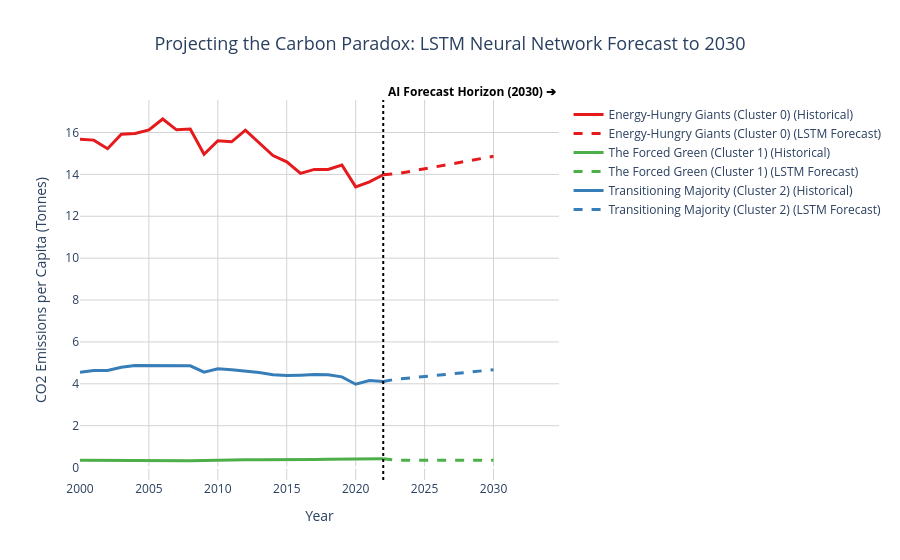

Notebook cell for this chart:
### Markdown cell above
### 10.3 Autoregressive Forecasting: Projecting the Carbon Paradox to 2030

With the LSTM model successfully trained and validated, the final analytical phase involves forecasting per capita CO2 emissions up to the year 2030. This projection utilizes a **"Business-as-Usual" (BAU) scenario**. Under this framework, the structural energy parameters (Energy Intensity, Electricity Access, and Renewable Share) are held constant at their 2022 levels, while the LSTM's recurrent memory cells autoregressively project the trajectory of carbon emissions based on historical momentum. 

An iterative sliding window approach is employed: the model predicts the emissions for $T+1$, appends this prediction to the sequence, drops the oldest temporal record, and predicts $T+2$. The resulting forecasted tensors are subsequently inverse-transformed to their original scale (tonnes of CO2) and aggregated by the previously established K-Means clusters. The final visualization provides a continuous, interactive trajectory from historical actuals (2000-2022) to deep-learning-driven forecasts (2023-2030).

### Code cell
import plotly.graph_objects as go
import pandas as pd
import numpy as np
import torch

# ==========================================
# Step 1: Autoregressive Forecast (2023-2030)
# ==========================================
model.eval()
future_years = list(range(2023, 2031))
forecast_results = []

# Get the cluster labels from our 2021 cross-section to map them later
cluster_map = df_clustering_2021.set_index('Code')['Cluster_Name'].to_dict()

with torch.no_grad():
    for code in df_lstm['Code'].unique():
        if code not in cluster_map:
            continue # Skip if we don't have a cluster label for this country
            
        country_data = df_lstm_scaled[df_lstm_scaled['Code'] == code][lstm_features].values
        
        if len(country_data) >= SEQ_LENGTH:
            # Get the last available 5-year window (2018-2022)
            current_seq = country_data[-SEQ_LENGTH:].copy()
            
            for year in future_years:
                # Prepare tensor for prediction
                seq_tensor = torch.tensor(current_seq, dtype=torch.float32).unsqueeze(0)
                pred_co2_scaled = model(seq_tensor).item()
                
                # Record the prediction
                forecast_results.append({
                    'Code': code,
                    'Year': year,
                    'Cluster_Name': cluster_map[code],
                    'CO2_Per_Capita_Scaled': pred_co2_scaled
                })
                
                # Update the sequence for the next year's prediction (Business-as-Usual assumption)
                # Keep Energy_Intensity, Elec_Access, Renew_Share constant at the last known value
                new_step = current_seq[-1].copy()
                new_step[3] = pred_co2_scaled # Update the CO2 feature with the new prediction
                
                # Slide the window
                current_seq = np.vstack((current_seq[1:], new_step))

# ==========================================
# Step 2: Inverse Transform and Aggregate Data
# ==========================================
df_forecast = pd.DataFrame(forecast_results)

# Inverse transform the scaled predictions back to actual CO2 tonnes
df_forecast['CO2_Per_Capita'] = scaler_y.inverse_transform(df_forecast[['CO2_Per_Capita_Scaled']])

# Calculate mean projections per cluster
df_proj_cluster = df_forecast.groupby(['Year', 'Cluster_Name'])['CO2_Per_Capita'].mean().reset_index()

# FIX HERE: Map the 2021 cluster labels back to the historical LSTM dataset
df_lstm_mapped = df_lstm.copy()
df_lstm_mapped['Cluster_Name'] = df_lstm_mapped['Code'].map(cluster_map)
df_lstm_mapped = df_lstm_mapped.dropna(subset=['Cluster_Name']) # Remove any unmapped regions

# Calculate historical means per cluster for the plot
df_hist_cluster = df_lstm_mapped.groupby(['Year', 'Cluster_Name'])['CO2_Per_Capita'].mean().reset_index()

# ==========================================
# Step 3: Interactive Plotly Fan Chart
# ==========================================
fig_forecast = go.Figure()

colors = {
    'Energy-Hungry Giants (Cluster 0)': '#e41a1c',
    'The Forced Green (Cluster 1)': '#4daf4a',
    'Transitioning Majority (Cluster 2)': '#377eb8'
}

for cluster in colors.keys():
    # 1. Plot Historical Data (Solid Lines)
    hist_data = df_hist_cluster[df_hist_cluster['Cluster_Name'] == cluster]
    fig_forecast.add_trace(go.Scatter(
        x=hist_data['Year'], y=hist_data['CO2_Per_Capita'],
        mode='lines', name=f'{cluster} (Historical)',
        line=dict(color=colors[cluster], width=3)
    ))
    
    # 2. Plot Forecast Data (Dashed Lines)
    # To connect the lines seamlessly, we need the 2022 data point from the historical data
    last_hist_point = hist_data[hist_data['Year'] == 2022]
    proj_data = df_proj_cluster[df_proj_cluster['Cluster_Name'] == cluster]
    combined_proj = pd.concat([last_hist_point, proj_data])
    
    fig_forecast.add_trace(go.Scatter(
        x=combined_proj['Year'], y=combined_proj['CO2_Per_Capita'],
        mode='lines', name=f'{cluster} (LSTM Forecast)',
        line=dict(color=colors[cluster], width=3, dash='dash')
    ))

# Add a vertical line to indicate the start of the forecast horizon
fig_forecast.add_vline(x=2022, line_width=2, line_dash="dot", line_color="black")

fig_forecast.add_annotation(
    x=2022.2,
    y=1.05,
    yref="paper",
    text="AI Forecast Horizon (2030) ➔", 
    showarrow=False, 
    font=dict(size=12, color="black", weight="bold"),
    xanchor="left"
)

fig_forecast.update_layout(
    title=dict(text="Projecting the Carbon Paradox: LSTM Neural Network Forecast to 2030", font=dict(size=18), x=0.5),
    xaxis_title="Year",
    yaxis_title="CO2 Emissions per Capita (Tonnes)",
    hovermode="x unified",
  
    legend=dict(
        yanchor="top", 
        y=1, 
        xanchor="left", 
        x=1.02,
        bgcolor="rgba(255, 255, 255, 0.8)"
    ),
    plot_bgcolor='white',
    xaxis=dict(showgrid=True, gridcolor='lightgray'),
    yaxis=dict(showgrid=True, gridcolor='lightgray'),
    margin=dict(r=150)
)

fig_forecast.show()

### Figure 1 — Plotly figure (JSON) as saved in the notebook; plotly's stock layout.template omitted (floating-point values rounded to 4 significant figures)
{"data": [{"line": {"color": "#e41a1c", "width": 3}, "mode": "lines", "name": "Energy-Hungry Giants (Cluster 0) (Historical)", "type": "scatter", "x": [2000, 2001, 2002, 2003, 2004, 2005, 2006, 2007, 2008, 2009, 2010, 2011, 2012, 2013, 2014, 2015, 2016, 2017, 2018, 2019, 2020, 2021, 2022], "y": [15.67, 15.64, 15.23, 15.92, 15.95, 16.12, 16.64, 16.13, 16.17, 14.96, 15.6, 15.56, 16.11, 15.5, 14.9, 14.6, 14.05, 14.24, 14.24, 14.45, 13.4, 13.64, 13.98]}, {"line": {"color": "#e41a1c", "dash": "dash", "width": 3}, "mode": "lines", "name": "Energy-Hungry Giants (Cluster 0) (LSTM Forecast)", "type": "scatter", "x": [2022, 2023, 2024, 2025, 2026, 2027, 2028, 2029, 2030], "y": [13.98, 14.04, 14.15, 14.26, 14.39, 14.51, 14.63, 14.75, 14.86]}, {"line": {"color": "#4daf4a", "width": 3}, "mode": "lines", "name": "The Forced Green (Cluster 1) (Historical)", "type": "scatter", "x": [2000, 2001, 2002, 2003, 2004, 2005, 2006, 2007, 2008, 2009, 2010, 2011, 2012, 2013, 2014, 2015, 2016, 2017, 2018, 2019, 2020, 2021, 2022], "y": [0.346, 0.3434, 0.3145, 0.3208, 0.3229, 0.332, 0.3323, 0.3256, 0.3243, 0.3336, 0.3566, 0.3612, 0.3685, 0.3683, 0.3672, 0.3805, 0.3822, 0.388, 0.4014, 0.4129, 0.393, 0.4152, 0.4231]}, {"line": {"color": "#4daf4a", "dash": "dash", "width": 3}, "mode": "lines", "name": "The Forced Green (Cluster 1) (LSTM Forecast)", "type": "scatter", "x": [2022, 2023, 2024, 2025, 2026, 2027, 2028, 2029, 2030], "y": [0.4231, 0.3468, 0.3524, 0.3528, 0.3519, 0.3513, 0.3508, 0.3515, 0.3521]}, {"line": {"color": "#377eb8", "width": 3}, "mode": "lines", "name": "Transitioning Majority (Cluster 2) (Historical)", "type": "scatter", "x": [2000, 2001, 2002, 2003, 2004, 2005, 2006, 2007, 2008, 2009, 2010, 2011, 2012, 2013, 2014, 2015, 2016, 2017, 2018, 2019, 2020, 2021, 2022], "y": [4.551, 4.639, 4.637, 4.79, 4.869, 4.864, 4.892, 4.883, 4.857, 4.558, 4.716, 4.676, 4.615, 4.543, 4.433, 4.393, 4.41, 4.44, 4.428, 4.33, 3.98, 4.156, 4.112]}, {"line": {"color": "#377eb8", "dash": "dash", "width": 3}, "mode": "lines", "name": "Transitioning Majority (Cluster 2) (LSTM Forecast)", "type": "scatter", "x": [2022, 2023, 2024, 2025, 2026, 2027, 2028, 2029, 2030], "y": [4.112, 4.232, 4.282, 4.349, 4.418, 4.484, 4.549, 4.612, 4.674]}], "layout": {"annotations": [{"font": {"color": "black", "size": 12, "weight": "bold"}, "showarrow": false, "text": "AI Forecast Horizon (2030) ➔", "x": 2022.0, "xanchor": "left", "y": 1.05, "yref": "paper"}], "hovermode": "x unified", "legend": {"bgcolor": "rgba(255, 255, 255, 0.8)", "x": 1.02, "xanchor": "left", "y": 1, "yanchor": "top"}, "margin": {"r": 150}, "plot_bgcolor": "white", "shapes": [{"line": {"color": "black", "dash": "dot", "width": 2}, "type": "line", "x0": 2022, "x1": 2022, "xref": "x", "y0": 0, "y1": 1, "yref": "y domain"}], "title": {"font": {"size": 18}, "text": "Projecting the Carbon Paradox: LSTM Neural Network Forecast to 2030", "x": 0.5}, "xaxis": {"gridcolor": "lightgray", "showgrid": true, "title": {"text": "Year"}}, "yaxis": {"gridcolor": "lightgray", "showgrid": true, "title": {"text": "CO2 Emissions per Capita (Tonnes)"}}}}
